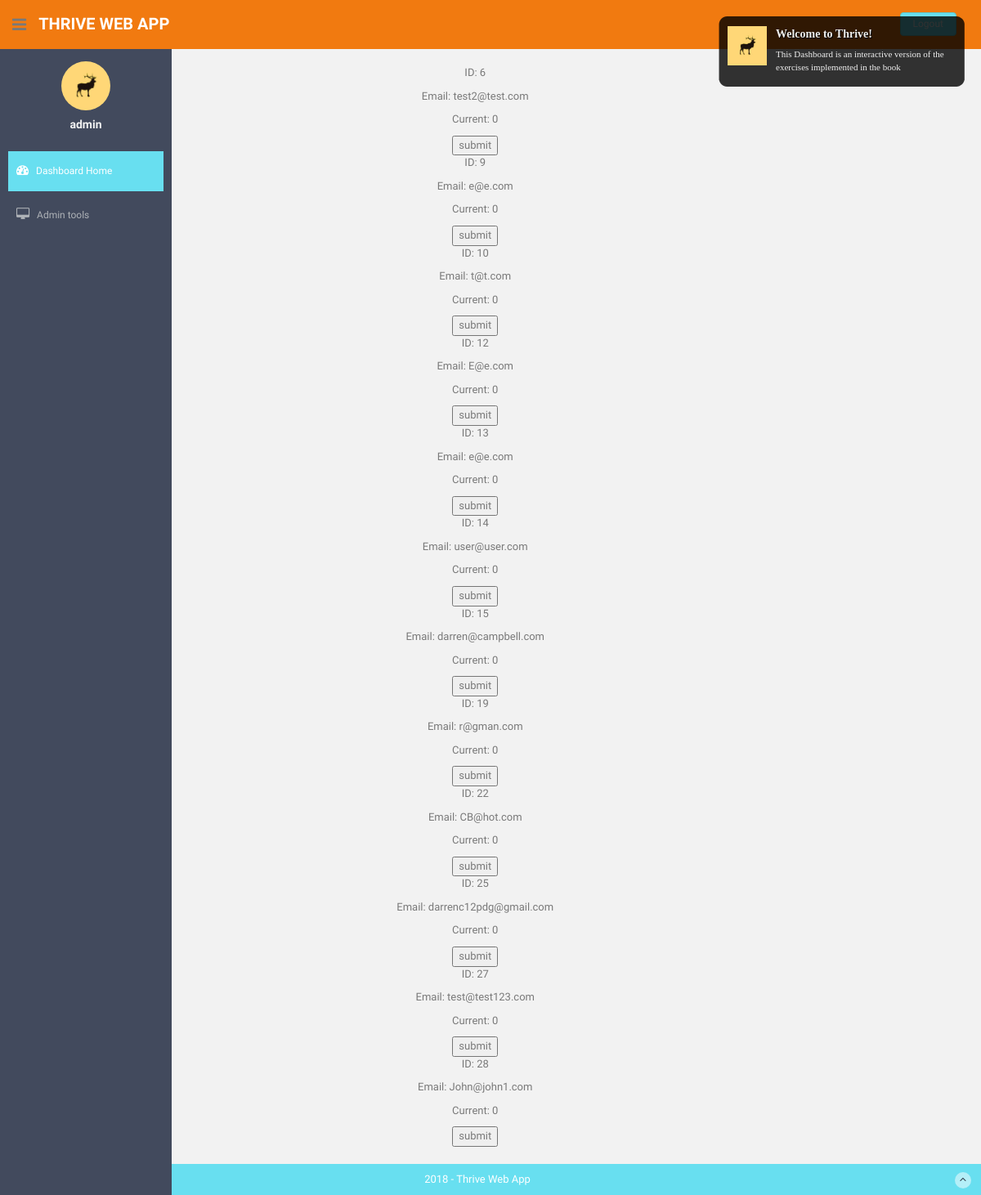
The app's page /admin/userBanned1.php (signed in) with its own data.
### tables this page shows
CREATE TABLE IF NOT EXISTS `tblUserAccount` (
  `id` int(11) NOT NULL AUTO_INCREMENT,
  `Email` varchar(50) NOT NULL,
  `Password` varchar(50) NOT NULL,
  `Firstname` varchar(50) NOT NULL,
  `Surname` varchar(50) NOT NULL,
  `AccountType` int(11) NOT NULL,
  `Add1` varchar(100) NOT NULL,
  `Add2` varchar(100) DEFAULT NULL,
  `City` varchar(25) NOT NULL,
  `Postcode` varchar(10) NOT NULL,
  `Country` varchar(25) NOT NULL,
  `TelNo` varchar(25) NOT NULL,
  `profilePicture` varchar(100) NOT NULL,
  `banned` tinyint(1) NOT NULL,
  `postID` int(11) DEFAULT NULL,
  PRIMARY KEY (`id`),
  UNIQUE KEY `Post_ID` (`postID`)
);

### admin/userBanned1.php (the view, shortened to what this page needs)
<?php
include("../connections/conn.php");
$banquery = "SELECT * FROM tblUserAccount WHERE AccountType = 1 AND banned='0'";
$result = mysqli_query($conn, $banquery) or die(mysqli_error($conn));
?>
<!DOCTYPE html>
<html lang="en">
    <head>
        <link href="assets/css/bootstrap.css" rel="stylesheet">
        <link href="assets/font-awesome/css/font-awesome.css" rel="stylesheet" />
        <link rel="stylesheet" type="text/css" href="assets/css/zabuto_calendar.css">
        <link rel="stylesheet" type="text/css" href="assets/js/gritter/css/jquery.gritter.css" />
        <link rel="stylesheet" type="text/css" href="assets/lineicons/style.css">
        <link href="assets/css/style.css" rel="stylesheet">
        <link href="assets/css/style-responsive.css" rel="stylesheet">
    </head>
    <body>
        <section id="container" >
            <header class="header black-bg">
                <div class="sidebar-toggle-box">
                    <div class="fa fa-bars tooltips" data-placement="right" data-original-title="Toggle Navigation"></div>
                </div>
                <a href="index.php" class="logo"><b>Thrive Web App</b></a>
                <div class="top-menu">
                    <ul class="nav pull-right top-menu">
                        <li><a class="logout" href="php/logout.php">Logout</a></li>
                    </ul>
                </div>
            </header>
            <aside>
                <div id="sidebar"  class="nav-collapse ">
                    <ul class="sidebar-menu" id="nav-accordion">
                        <p class="centered"><a href="account.php"><img src="assets/img/ui-sam.jpg" class="img-circle" width="60"></a></p>
                        <h5 class="centered"><?php echo $_SESSION["userFirstName"]; ?></h5>
                        <li class="mt">
                            <a class="active" href="index.php">
                                <i class="fa fa-dashboard"></i>
                                <span>Dashboard Home</span>
                            </a>
                        </li>
                        <li class="sub-menu">
                            <a href="javascript:;" >
                                <i class="fa fa-desktop"></i>
                                <span>Admin tools</span>
                            </a>
                        </li>
                    </ul>
                </div>
            </aside>
            <section id="main-content">
                <section class="wrapper">
                    <div class="row">
                        <div class="col-lg-9 main-chart">
<?php
if ($result->num_rows > 0) {
    while ($row = $result->fetch_assoc()) {
        $id = $row["id"];
        $email = $row["Email"];
        $banned = $row["banned"];
        echo '<div style="text-align:center">';
        echo "<form method='POST' action='BanUserAdmin.php'>";
        echo "<p>ID: $id </p>";
        echo "<p>Email: $email </p>";
        echo "<p>Current: $banned </p>";
        echo "<input type='submit' value='submit'/>";
        echo "<br/></div>";
    }
}
?>
                            </section>
                            </section>
                            <footer class="site-footer">
                                <div class="text-center">
                                    2018 - Thrive Web App
                                    <a href="index.php" class="go-top">
                                        <i class="fa fa-angle-up"></i>
                                    </a>
                                </div>
                            </footer>
                            </section>
                            </body>
                            </html>

### admin/assets/css/style.css (style rules this page uses)
body { color: #797979; background: #f2f2f2; font-family: 'Ruda', sans-serif; padding: 0px !important; margin: 0px !important; font-size:13px; }
ul li { list-style: none; }
a, a:hover, a:focus { text-decoration: none; outline: none; }
#container { width: 100%; height: 100%; }
.centered { text-align: center; }
.mt { margin-top: 25px; }
ul.top-menu > li > .logout { color: #f2f2f2; font-size: 12px; border-radius: 4px; -webkit-border-radius: 4px; border: 1px solid #64c3c2 !important; padding: 5px 15px; margin-right: 15px; background: #68dff0; margin-top: 15px; }
#sidebar { width: 210px; height: 100%; position: fixed; background: #424a5d; }
#sidebar h5 { color: #f2f2f2; font-weight: 700; }
#sidebar ul li { position: relative; }
ul.sidebar-menu , ul.sidebar-menu li ul.sub { margin: -2px 0 0; padding: 0; }
ul.sidebar-menu { margin-top: 75px; }
ul.sidebar-menu li { margin-bottom: 5px; margin-left:10px; margin-right:10px; }
ul.sidebar-menu li.sub-menu { line-height: 15px; }
ul.sidebar-menu li a span { display: inline-block; }
ul.sidebar-menu li a { color: #aeb2b7; text-decoration: none; display: block; padding: 15px 0 15px 10px; font-size: 12px; outline: none; -webkit-transition: all 0.3s ease; -moz-transition: all 0.3s ease; -o-transition: all 0.3s ease; -ms-transition: all 0.3s ease; transition: all 0.3s ease; }
ul.sidebar-menu li a.active, ul.sidebar-menu li a:hover, ul.sidebar-menu li a:focus { background: #68dff0; color: #fff; display: block; -webkit-transition: all 0.3s ease; -moz-transition: all 0.3s ease; -o-transition: all 0.3s ease; -ms-transition: all 0.3s ease; transition: all 0.3s ease; }
ul.sidebar-menu li a i { font-size: 15px; padding-right: 6px; }
ul.sidebar-menu li a.active i { color: #fff; }
#main-content { margin-left: 210px; }
.header, .footer { min-height: 60px; padding: 0 15px; }
.header { position: fixed; left: 0; right: 0; z-index: 1002; }
.black-bg { background: #f17a10; border-bottom: 1px solid #f17a10; }
.wrapper { display: inline-block; margin-top: 60px; padding-left: 15px; padding-right: 15px; padding-bottom: 15px; padding-top: 0px; width: 100%; }
a.logo { font-size: 20px; color: #ffffff; float: left; margin-top: 15px; text-transform: uppercase; }
a.logo b { font-weight: 900; }
#top_menu .nav > li, ul.top-menu > li { float: left; }
ul.top-menu > li > a { color: #666666; font-size: 16px; border-radius: 4px; -webkit-border-radius: 4px; border:1px solid #666666 !important; padding: 2px 6px; margin-right: 15px; }
.sidebar-toggle-box { float: left; padding-right: 15px; margin-top: 20px; }
.sidebar-toggle-box .fa-bars { cursor: pointer; display: inline-block; font-size: 20px; }
.main-chart { padding-top: 20px; }
.site-footer { background: #68dff0; color: #fff; padding: 10px 0; }
.go-top { margin-right: 1%; float: right; background: rgba(255,255,255,.5); width: 20px; height: 20px; border-radius: 50%; -webkit-border-radius: 50%; }
.go-top i { color: #2A3542; }

### records on screen
tbluseraccount: id "6", Email "test2@test.com", banned "0"
tbluseraccount: id "9", Email "e@e.com", banned "0"
tbluseraccount: id "10", Email "t@t.com", banned "0"
tbluseraccount: id "12", Email "E@e.com", banned "0"
tbluseraccount: id "13", Email "e@e.com", banned "0"
tbluseraccount: id "14", Email "user@user.com", banned "0"
tbluseraccount: id "15", Email "darren@campbell.com", banned "0"
tbluseraccount: id "19", Email "r@gman.com", banned "0"
tbluseraccount: id "22", Email "CB@hot.com", banned "0"
tbluseraccount: id "25", Email "darrenc12pdg@gmail.com", banned "0"
tbluseraccount: id "27", Email "test@test123.com", banned "0"
tbluseraccount: id "28", Email "John@john1.com", banned "0"

### other values on screen
$_SESSION["userFirstName"] "admin"
